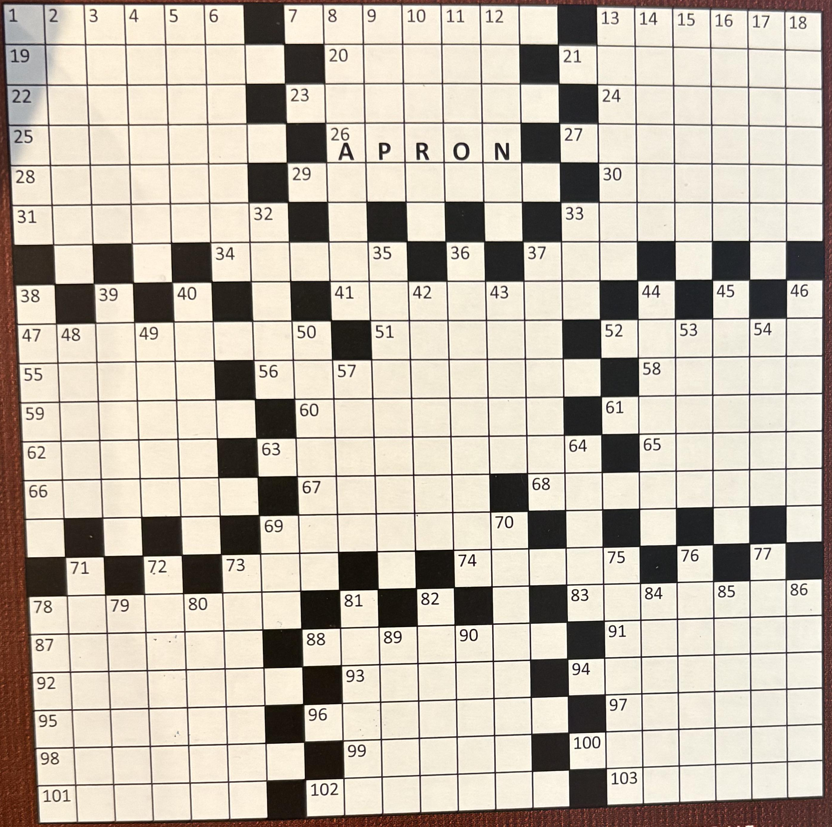
#> input picture breakfast-time/breakfast_time_grid.png, 832 x 827 px
$ python hough_grid.py
#> lines starting #> are read from the running program, lines starting #| are printed output that depends on the picture
"""
Find the puzzle's gridline positions via Hough transform.

Steps:
  1. Threshold image to isolate dark pixels (gridlines + black cells).
  2. Use cv2.HoughLinesP on the dark-edge image to find long straight lines.
  3. Cluster horizontal lines by Y and vertical lines by X.
  4. The 22 strongest horizontal lines and 21 strongest vertical lines define
     cell boundaries.
  5. Sample each cell.
"""

from pathlib import Path
import json
import cv2
import numpy as np

ROOT = Path(__file__).resolve().parent
ROWS, COLS = 21, 20

bgr = cv2.imread(str(ROOT / "breakfast_time_grid.png"))
#> bgr is the input picture: shape (827, 832, 3); mean B, G, R 170.9, 184.2, 193.5
gray = cv2.cvtColor(bgr, cv2.COLOR_BGR2GRAY)
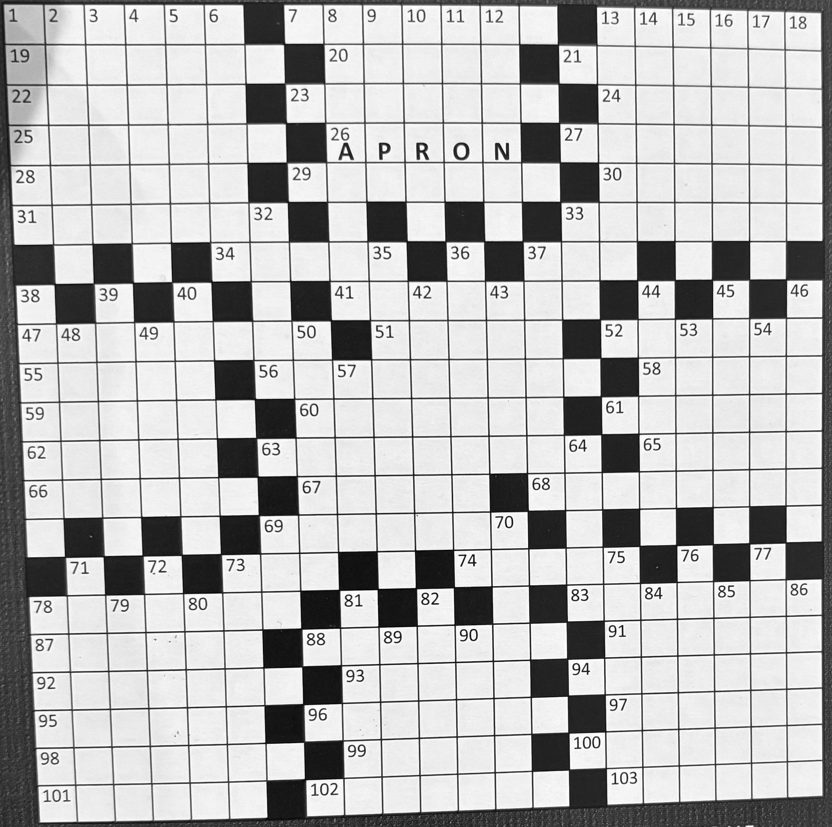
#> gray: shape (827, 832); min 1, max 255, mean 185.5
h, w = gray.shape
#> h = 827; w = 832

# Edge detection on the original grayscale.
edges = cv2.Canny(gray, 50, 150)
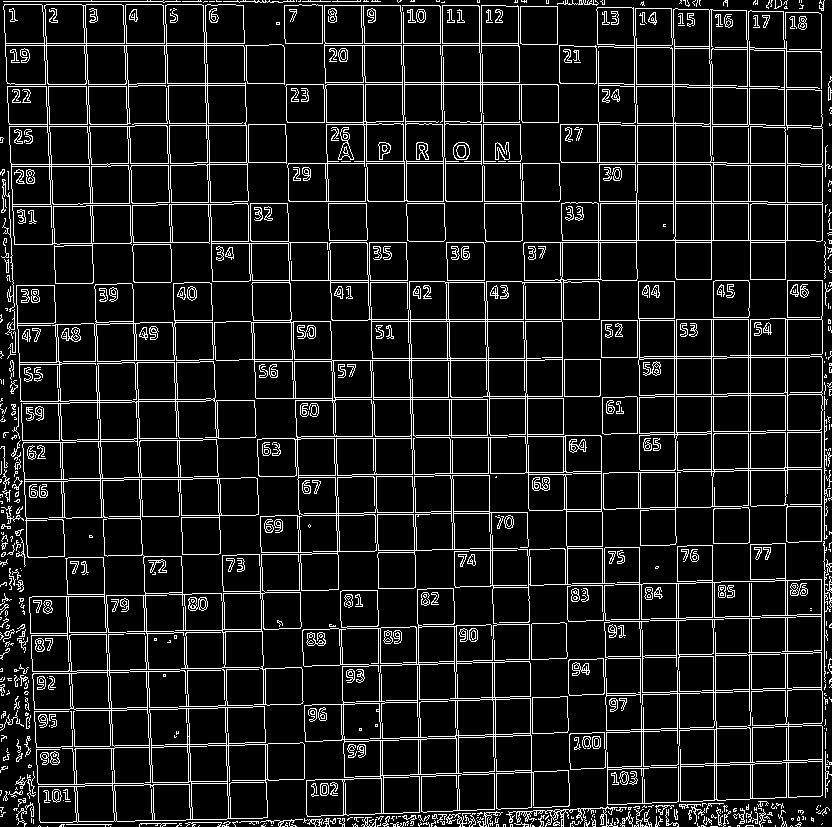
#> edges: shape (827, 832); 10.6% white in thin lines or dots
cv2.imwrite(str(ROOT / "edges.png"), edges)

# Hough probabilistic — find segments longer than ~half the image dimension.
lines = cv2.HoughLinesP(edges, 1, np.pi / 180, threshold=120,
                        minLineLength=min(h, w) // 2, maxLineGap=20)
#> lines = [[139, 825, 709, 805], [218, 824, 723, 824]]
print(f"Hough lines found: {0 if lines is None else len(lines)}")
#| Hough lines found: 2

if lines is None:
    raise SystemExit("No lines found.")

# Separate horizontal and vertical lines.
h_ys = []   # y positions of horizontal lines
v_xs = []   # x positions of vertical lines
for ln in lines:
    x1, y1, x2, y2 = ln[0]
    dx, dy = abs(x2 - x1), abs(y2 - y1)
    if dx > 5 * dy:  # near-horizontal
        h_ys.append((y1 + y2) / 2)
    elif dy > 5 * dx:  # near-vertical
        v_xs.append((x1 + x2) / 2)
#> this loop made 2 passes
#> (x1, y1, x2, y2, dx, dy) on passes 1 to 2: (139, 825, 709, 805, 570, 20), (218, 824, 723, 824, 505, 0)
#> after the loop, h_ys = [815, 824]; v_xs = []

def cluster(values, gap):
    """Cluster sorted values, returning the mean of each cluster."""
#> called with gap = 10
    if not values: return []
    values = sorted(values)
#> values = [815, 824]
    out = [[values[0]]]
#> out = [[815]]
    for v in values[1:]:
        if v - out[-1][-1] < gap:
            out[-1].append(v)
        else:
            out.append([v])
#> this loop made 1 pass
#> v on pass 1: 824
#> after the loop, out = [[815, 824]]
    return [float(np.mean(c)) for c in out]

h_ys_clustered = cluster(h_ys, gap=10)
#> h_ys_clustered = [819.5]
v_xs_clustered = cluster(v_xs, gap=10)
#> v_xs_clustered = []
print(f"\nClustered horizontal lines ({len(h_ys_clustered)}): {[round(y, 1) for y in h_ys_clustered]}")
#| Clustered horizontal lines (1): [819.5]
print(f"Clustered vertical   lines ({len(v_xs_clustered)}): {[round(x, 1) for x in v_xs_clustered]}")
#| Clustered vertical   lines (0): []
